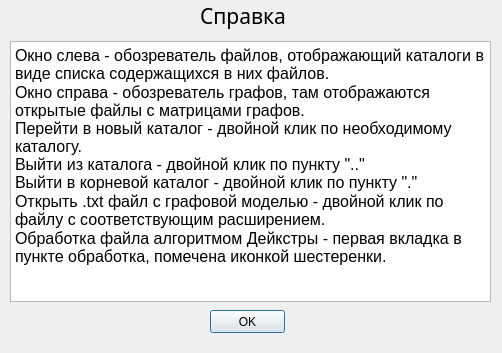
<?xml version="1.0" encoding="UTF-8"?>
<ui version="4.0">
 <class>Help</class>
 <widget class="QDialog" name="Help">
  <property name="geometry">
   <rect>
    <x>0</x>
    <y>0</y>
    <width>502</width>
    <height>353</height>
   </rect>
  </property>
  <property name="windowTitle">
   <string>Dialog</string>
  </property>
  <widget class="QPushButton" name="OkButton">
   <property name="geometry">
    <rect>
     <x>210</x>
     <y>310</y>
     <width>75</width>
     <height>23</height>
    </rect>
   </property>
   <property name="text">
    <string>OK</string>
   </property>
  </widget>
  <widget class="QTextBrowser" name="textBrowser">
   <property name="geometry">
    <rect>
     <x>10</x>
     <y>41</y>
     <width>481</width>
     <height>261</height>
    </rect>
   </property>
   <property name="html">
    <string>&lt;!DOCTYPE HTML PUBLIC &quot;-//W3C//DTD HTML 4.0//EN&quot; &quot;http://www.w3.org/TR/REC-html40/strict.dtd&quot;&gt;
&lt;html&gt;&lt;head&gt;&lt;meta name=&quot;qrichtext&quot; content=&quot;1&quot; /&gt;&lt;style type=&quot;text/css&quot;&gt;
p, li { white-space: pre-wrap; }
&lt;/style&gt;&lt;/head&gt;&lt;body style=&quot; font-family:'MS Shell Dlg 2'; font-size:8.25pt; font-weight:400; font-style:normal;&quot;&gt;
&lt;p style=&quot; margin-top:0px; margin-bottom:0px; margin-left:0px; margin-right:0px; -qt-block-indent:0; text-indent:0px;&quot;&gt;&lt;span style=&quot; font-size:12pt;&quot;&gt;Окно слева - обозреватель файлов, отображающий каталоги в виде списка содержащихся в них файлов.&lt;/span&gt;&lt;/p&gt;
&lt;p style=&quot; margin-top:0px; margin-bottom:0px; margin-left:0px; margin-right:0px; -qt-block-indent:0; text-indent:0px;&quot;&gt;&lt;span style=&quot; font-size:12pt;&quot;&gt;Окно справа - обозреватель графов, там отображаются открытые файлы с матрицами графов.&lt;br /&gt;Перейти в новый каталог - двойной клик по необходимому каталогу.&lt;br /&gt;Выйти из каталога - двойной клик по пункту &amp;quot;..&amp;quot;&lt;br /&gt;Выйти в корневой каталог - двойной клик по пункту &amp;quot;.&amp;quot;&lt;/span&gt;&lt;/p&gt;
&lt;p style=&quot; margin-top:0px; margin-bottom:0px; margin-left:0px; margin-right:0px; -qt-block-indent:0; text-indent:0px;&quot;&gt;&lt;span style=&quot; font-size:12pt;&quot;&gt;Открыть .txt файл с графовой моделью - двойной клик по файлу с соответствующим расширением.&lt;/span&gt;&lt;/p&gt;
&lt;p style=&quot; margin-top:0px; margin-bottom:0px; margin-left:0px; margin-right:0px; -qt-block-indent:0; text-indent:0px;&quot;&gt;&lt;span style=&quot; font-size:12pt;&quot;&gt;Обработка файла алгоритмом Дейкстры - первая вкладка в пункте обработка, помечена иконкой шестеренки.&lt;/span&gt;&lt;/p&gt;&lt;/body&gt;&lt;/html&gt;</string>
   </property>
  </widget>
  <widget class="QLabel" name="label">
   <property name="geometry">
    <rect>
     <x>200</x>
     <y>0</y>
     <width>91</width>
     <height>31</height>
    </rect>
   </property>
   <property name="font">
    <font>
     <family>Roman</family>
     <pointsize>16</pointsize>
    </font>
   </property>
   <property name="text">
    <string>Справка</string>
   </property>
   <property name="textFormat">
    <enum>Qt::AutoText</enum>
   </property>
  </widget>
 </widget>
 <resources/>
 <connections/>
</ui>
